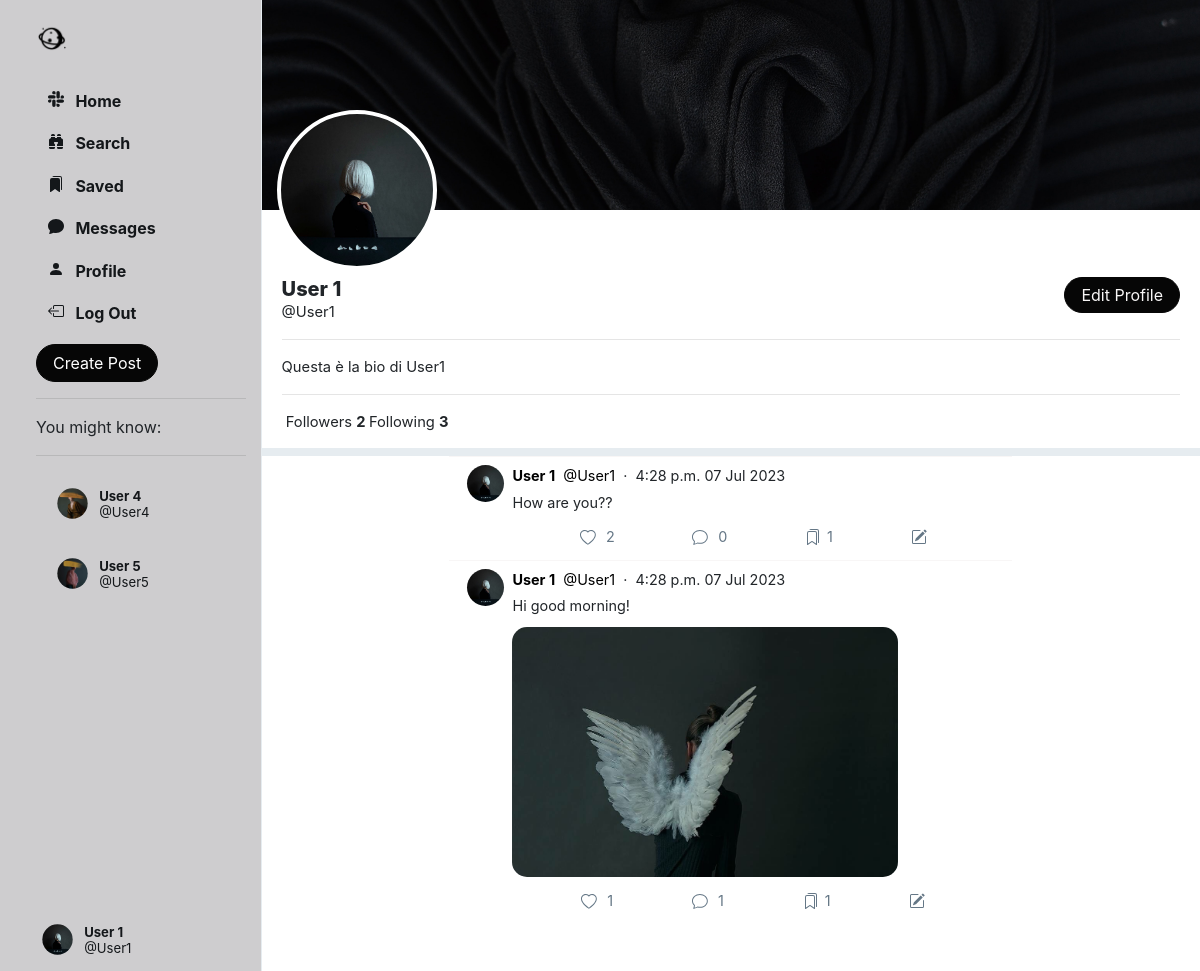
The app's page /profile/User1 (signed in), older data.
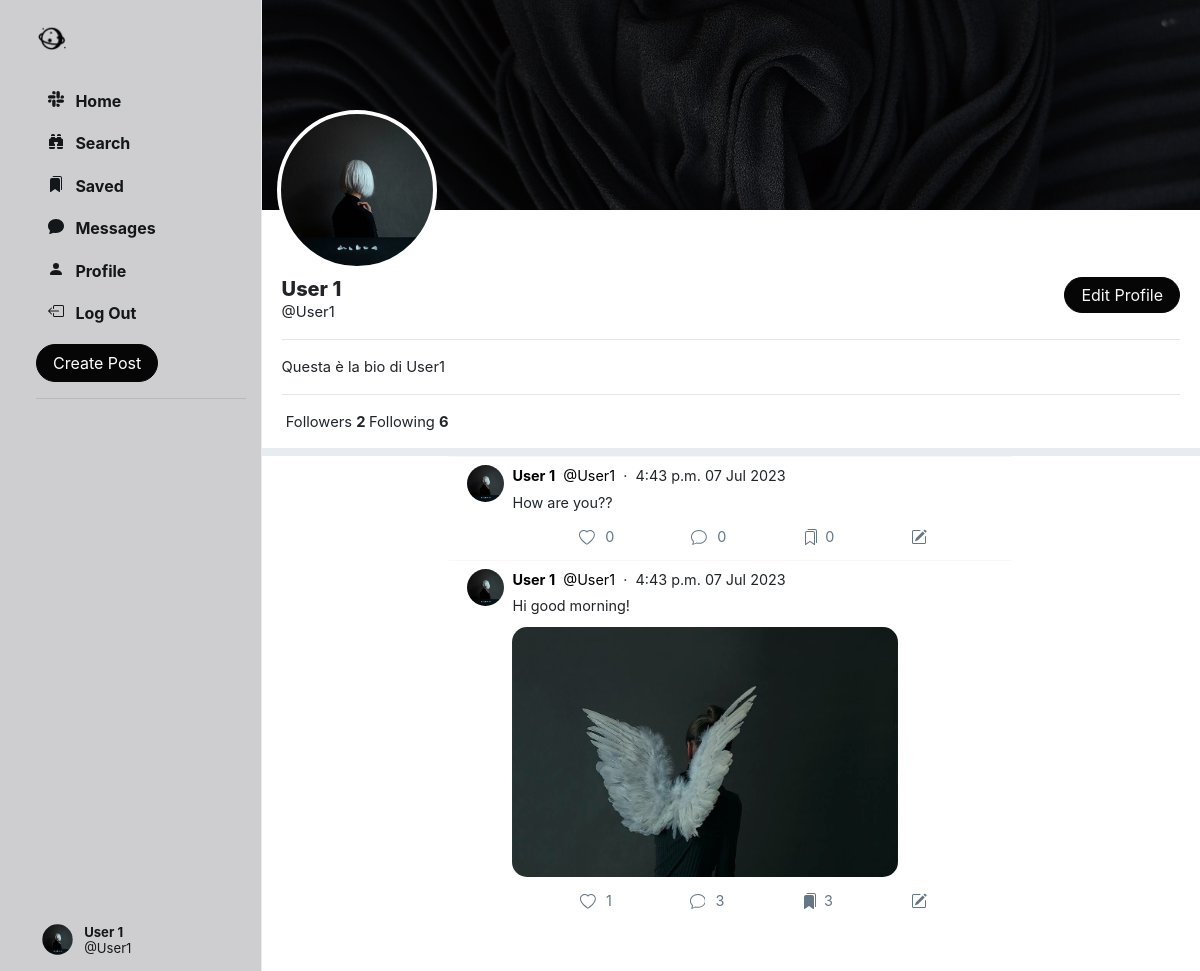
The same page, newer data.
### Network/models.py (models this page shows, shortened)
class User(AbstractUser):
    profile_pic = models.ImageField(upload_to='profile_pic/')
    bio = models.TextField(max_length=160, blank=True, null=True)
    cover = models.ImageField(upload_to='covers/', blank=True)
    follows = models.ManyToManyField("self", related_name="followed_by", symmetrical=False, blank=True)
    def get_suggested_followers(self):
        followed_users = self.follows.all()
        suggested_users = User.objects.exclude(id=self.id).exclude(id__in=followed_users).filter(
            followed_by__in=followed_users)
        suggested_users = suggested_users.annotate(num_my_followers=Count('followed_by__follows')).order_by(
            '-num_my_followers')[:4]
        return suggested_users

class Post(models.Model):
    creator = models.ForeignKey(User, on_delete=models.CASCADE, related_name='posts')
    date_created = models.DateTimeField(default=timezone.now)
    content_text = models.TextField(max_length=140, blank=True)
    content_image = models.ImageField(upload_to='posts/', blank=True)
    likers = models.ManyToManyField(User, blank=True, related_name='likes')
    savers = models.ManyToManyField(User, blank=True, related_name='saved')
    comment_count = models.IntegerField(default=0)

### Network/views.py (the view)
# urls.py: path('profile/<str:username>', views.profile_view, name='profile'),
@login_required(login_url='login/')
def profile_view(request, username):
    username = get_object_or_404(User, username=username)
    user = User.objects.get(id=request.user.id)
    suggestions = user.get_suggested_followers()
    posts = Post.objects.filter(creator=username).order_by("-date_created")
    chat = Chat.objects.filter(
        Q(participants=username) & Q(participants=request.user)
    ).first()
    if chat is None:
        chat = Chat.objects.create()
        chat.participants.add(username, request.user)
    return render(request, 'profile.html', {
        'us': username,
        'posts': posts,
        'chat': chat,
        'suggestions': suggestions
    })

### Network/templates/profile.html (shortened to what this page needs)
{% extends 'index.html' %}
{% load static %}
    {% block profile %}
        <div class="profile-view" data-user="{{ us.username }}">
            <div class="cover-image" style="background-image: url({{ us.cover.url }});"></div>
            <div class="profile-image" style="background-image: url({{ us.profile_pic.url }});"></div>
            <div class="profile-details">
                <div class="details-data">
                    <div>
                        {% if user.username == us.username %}
                            <a href="{% url 'edit_profile' %}">
                                <button class="btn btn-outline-success float-right" id="edit-profile-btn">Edit
                                    Profile
                                </button>
                            </a>
                        {% endif %}
                    </div>
                    <h5>{{ us.first_name }} {{ us.last_name }}</h5>
                    <div class="grey">@{{ us.username }}</div>
                    <div class="bio">
                        {% if us.bio is not None %}
                            <hr>
                            {{ us.bio }}
                            <hr>
                        {% endif %}
                    </div>
                    <div>
                        &nbsp;<span class="grey">Followers</span>
                        <strong>
                            {{ us.followed_by.count }}
                        </strong>
                        <span class="grey">Following</span>
                        <strong>
                            {{ us.follows.count }}
                        </strong>
                    </div>
                </div>
            </div>
        </div>
        <div class="space"></div>
        {% include 'posts.html' %}
    {% endblock %}

### Network/templates/index.html (shortened to what this page needs)
{% extends "layout.html" %}
{% load static %}
{% block body %}
    <div class="main-div">
        {% block profile %}
        {% endblock %}
    </div>
{% endblock %}

### Network/templates/layout.html (shortened to what this page needs)
{% load static %}
<!DOCTYPE html>
<html lang="en">
<head>
    <link rel="stylesheet" href="https://stackpath.bootstrapcdn.com/bootstrap/4.4.1/css/bootstrap.min.css"
>
    <link href="{% static 'css/style.css' %}" rel="stylesheet">
</head>
<body>
{% include 'sidenav.html' %}
{% block body %}
{% endblock %}
</body>
</html>

### Network/templates/sidenav.html (shortened to what this page needs)
{% load static %}
<div class="sidenav">
    <a href="{% url 'home' %}" class="navbar-brand">
        <img src="{% static 'images/logo_icon.png' %}" height="31px">
    </a>
    <div style="height: 100%;">
        <div>
            <div>
                <ul>
                    <li class="nav-item" id="all_posts">
                        <a href="{% url 'home' %}" class="nav-link">
                            <div>
                                &nbsp;&nbsp;Home
                            </div>
                        </a>
                    </li>
                    <li class="nav-item" id="library">
                        <a href="{% url 'search' %}" class="nav-link">
                            <div>
                                &nbsp;&nbsp;Search
                            </div>
                        </a>
                    </li>
                    <li class="nav-item" id="library">
                        <a href="{% url 'saved' %}" class="nav-link">
                            <div>
                                &nbsp;&nbsp;Saved
                            </div>
                        </a>
                    </li>
                    <li class="nav-item" id="profile">
                        <a href="{% url 'chats' %}" class="nav-link">
                            <div>
                                &nbsp;&nbsp;Messages
                            </div>
                        </a>
                    </li>
                    <li class="nav-item" id="profile">
                        <a href="{% url 'profile' user.username %}" class="nav-link">
                            <div>
                                <svg xmlns="http://www.w3.org/2000/svg" width="16" height="16" fill="currentColor"
                                     class="bi bi-person-fill" viewBox="0 0 16 16">
                                    <path d="M3 14s-1 0-1-1 1-4 6-4 6 3 6 4-1 1-1 1H3Zm5-6a3 3 0 1 0 0-6 3 3 0 0 0 0 6Z"/>
                                </svg>
                                &nbsp;&nbsp;Profile
                            </div>
                        </a>
                    </li>
                    <li class="nav-item" id="logout">
                        <a href="{% url 'logout' %}" class="nav-link">
                            <div>
                                &nbsp;&nbsp;Log Out
                            </div>
                        </a>
                    </li>
                </ul>
            </div>
        </div>
        <button id="popup-btn" class="btn btn-success new-post-btn" data-toggle="modal" data-target="#createPostModal">
            Create Post
        </button>
        <br>
        <hr>
        <div class="suggestion">
            {% if suggestions.count > 0 %}
                You might know:
                <hr>
                {% for suggestion in suggestions %}
                    <li class="suggestion-item suggestion-user" id="s-box">
                        <a href="{% url 'profile' suggestion.username %}" class="nav-link">
                            <div class="user_account">
                                <div class="small-profilepic"
                                     style="float: left; background-image: url({{ suggestion.profile_pic.url }});"></div>
                                <div style="height: 2.7vw; margin: auto;">
                                    <div style="margin-top: 4px;">
                                        <strong>{{ suggestion.first_name }} {{ suggestion.last_name }}</strong>
                                    </div>
                                    <div class="grey" style="margin-top: 4px;">
                                        @{{ suggestion.username }}</div>
                                </div>
                            </div>
                        </a>
                    </li>
                {% endfor %}
            {% endif %}
        </div>
        <div style="position: absolute; bottom: 10px;">
            <li class="nav-item sidenav-user">
                <a href="{% url 'profile' user.username %}" class="nav-link">
                    <div class="user_account">
                        <div class="small-profilepic"
                             style="float: left; background-image: url({{ user.profile_pic.url }});"></div>
                        <div style="height: 2.7vw; margin: auto;">
                            <div style="margin-top: 4px;">
                                <strong>{{ user.first_name }} {{ user.last_name }}</strong></div>
                            <div class="grey" style="margin-top: 4px;">@{{ user.username }}</div>
                        </div>
                    </div>
                </a>
            </li>
        </div>
    </div>
</div>

### Network/templates/posts.html (shortened to what this page needs)
{% load static %}
{% block posts %}
    {% for post in posts.all %}
        <div class="post" data-post_id="{{ post.id }}">
            <div>
                <div>
                    <a href="{% url 'profile' post.creator.username %}">
                        <div class="small-profilepic"
                             style="background-image: url({{ post.creator.profile_pic.url }})"></div>
                    </a>
                </div>
                <div style="flex: 1">
                    <div class="post-main">
                        <div class="post-user">
                            <div>
                                <a href="{% url 'profile' post.creator.username %}">
                                    <span><strong>{{ post.creator.first_name }} {{ post.creator.last_name }}</strong></span>
                                </a>
                                <a href="{% url 'profile' post.creator.username %}">
                                    <span class="grey">&nbsp;@{{ post.creator.username }}</span>
                                </a>
                                <span class="grey">&nbsp;&middot;&nbsp;&nbsp;{{ post.date_created | date:"P d M Y" }}</span>
                            </div>
                        </div>
                        {% if post.content_text is not None %}
                            <div class="post-content">
                                {{ post.content_text | linebreaksbr }}
                            </div>
                        {% endif %}
                        {% if post.content_image %}
                            <div class="post-image"
                                 style=" display: block; background-image: url({{ post.content_image.url }});"></div>
                        {% else %}
                            <div class="post-no-image" style="display: none;"></div>
                        {% endif %}
                        <div class="post-actions">
                            {% if user in post.likers.all %}
                                <div class="like" onclick="unlike_post(this)" data-post_id="{{ post.id }}">
                                    <div class="svg-span">
                                        <svg xmlns="http://www.w3.org/2000/svg" width="16" height="16"
                                             fill="currentColor" class="bi bi-heart-fill" viewBox="0 0 16 16">
                                            <path fill-rule="evenodd"
                                                  d="M8 1.314C12.438-3.248 23.534 4.735 8 15-7.534 4.736 3.562-3.248 8 1.314z"/>
                                        </svg>
                                    </div>
                                    &nbsp;
                                    <div style="padding: 7px 0px;" class="likes_count">{{ post.likers.count }}</div>
                                </div>
                            {% else %}
                                <div class="like" onclick="like_post(this)" data-post_id="{{ post.id }}">
                                    <div class="svg-span">
                                    </div>
                                    <div style="padding: 7px 0px;" class="likes_count">{{ post.likers.count }}</div>
                                </div>
                            {% endif %}
                            <div class="comment" onclick="get_comments('{{ post.id }}')" data-post_id="{{ post.id }}">
                                <div class="svg-span" data-toggle="modal" data-target="#commentPostModal">
                                </div>&nbsp;
                                <div style="padding: 7px 0px;" class="cmt-count">{{ post.comment_count }}</div>
                            </div>
                            {% if user in post.savers.all %}
                                <div class="save" onclick="unsave_post(this)" data-post_id="{{ post.id }}">
                                    <div class="svg-span">
                                    </div>
                                    <div style="padding: 7px 0px;" class="savers_count">{{ post.savers.count }}</div>
                                </div>
                            {% else %}
                                <div class="save" onclick="save_post(this)" data-post_id="{{ post.id }}">
                                    <div class="svg-span">
                                    </div>
                                    <div style="padding: 7px 0px;" class="savers_count">{{ post.savers.count }}</div>
                                </div>
                            {% endif %}
                            {% if post.creator == user %}
                                <div class="save" onclick="edit_post(this)" data-post_id="{{ post.id }}"
                                     data-toggle="modal" data-target="#editPostModal">
                                    <div class="svg-span">
                                    </div>
                                </div>
                            {% endif %}
                        </div>
                    </div>
                </div>
            </div>
        </div>
    {% endfor %}
    <br>
    <br>
{% endblock %}

Row changes from the older to the newer data that the page shows:
no longer on this page (row unchanged): User: profile_pic (picture), first_name "User", last_name "4", username "User4"
no longer on this page (row unchanged): User: profile_pic (picture), first_name "User", last_name "5", username "User5"
changed User "User": follows.count "3" → "6"
changed Post "How are you??": date_created "4:28 p.m. 07 Jul 2023" → "4:43 p.m. 07 Jul 2023"; likers.count "2" → "0"; savers.count "1" → "0"
changed Post "Hi good morning!": date_created "4:28 p.m. 07 Jul 2023" → "4:43 p.m. 07 Jul 2023"; comment_count "1" → "3"; savers.count "1" → "3"
Text that changed along with them:
text no longer shown: "You might know:"
